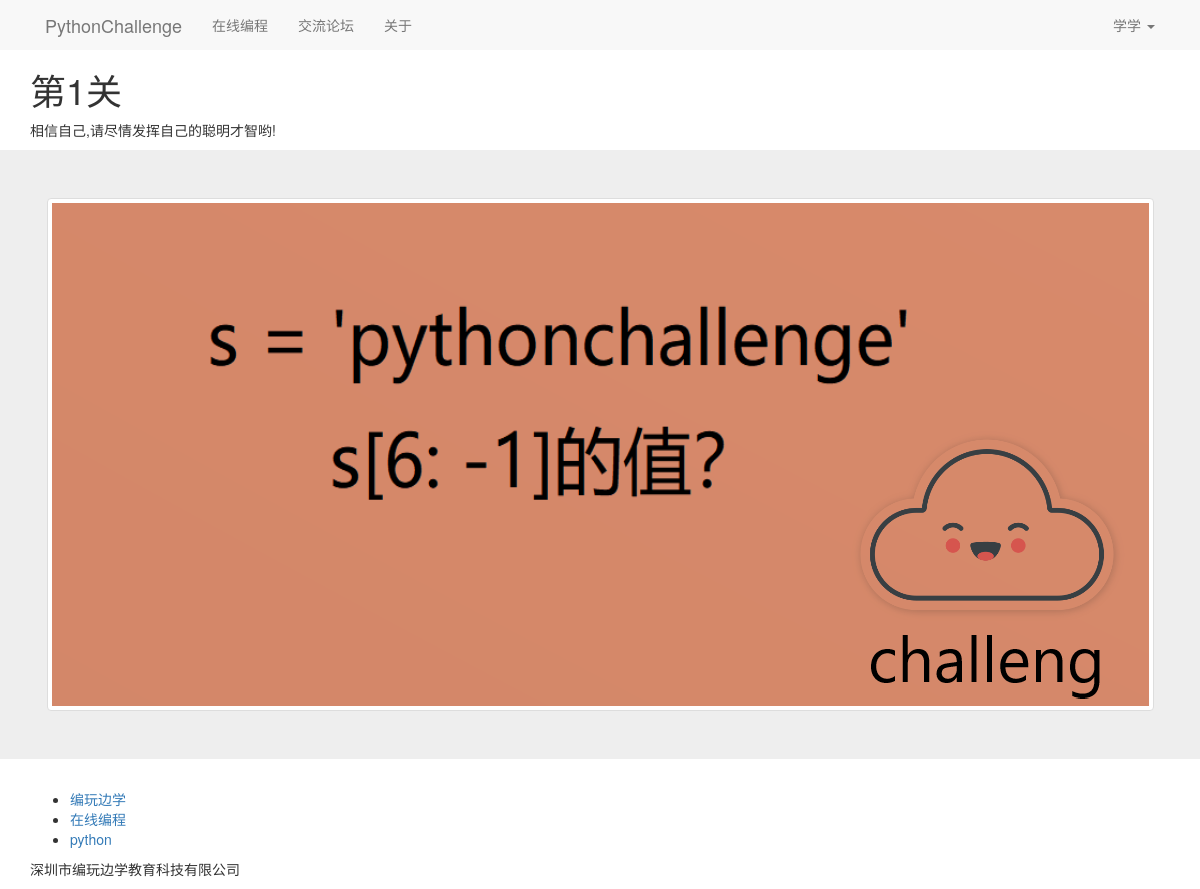
Screenshot of /challenge/0 (signed in) with the database file from the repository.
### main.py (models this page shows)
class User(db.Model):
    __tablename__ = 'users'
    id = db.Column(db.Integer, primary_key=True)
    username = db.Column(db.String(16), nullable=False, unique=True)
    password = db.Column(db.String(100), nullable=False)
    email = db.Column(db.String(64), nullable=True)
    address = db.Column(db.String(50), nullable=True)
    info = db.Column(db.String(100), nullable=True)
    stage = db.Column(db.Integer, default='0')
    real_avatar = db.Column(db.String(100), default='/static/avatar/code.png')

class Challenge(db.Model):
    __tablename__ = 'challenge'
    id = db.Column(db.Integer, primary_key=True)
    answer = db.Column(db.String(100), nullable=False)
    photo = db.Column(db.String(100), nullable=False)

### main.py (the view)
@app.route('/challenge/<answer>')
def challenge(answer):
    chapter = Challenge.query.filter(Challenge.answer == answer).first()
    if chapter:
        photo = chapter.photo
        chapter_id = chapter.id
        user_id = session.get('user_id')
        if user_id:
            user = User.query.filter(User.id == user_id).first()
            user.stage = answer
            db.session.commit()
        return render_template('challenge.html', chapter_id=chapter_id, photo=photo)
    else:
        return "<h2>答案错误,请返回重新尝试!</h2>"

### main.py (called while the page is built)
@app.context_processor
def my_context_processor():
    user_id = session.get('user_id')
    if user_id:
        user = User.query.filter(User.id == user_id).first()
        if user:
            return {'um': user}
    return {}

### templates/challenge.html
{% extends "base.html" %}
{% block content %}
    <div class="bs-docs-header" id="content" tabindex="-1">
      <div class="container">
        <h1>第{{ chapter_id }}关</h1>
        <p>相信自己,请尽情发挥自己的聪明才智哟!</p>
      </div>
    </div>
        <div class="jumbotron" align="center">
            <img class="img-thumbnail" src="{{ url_for("static",filename=photo) }}">
        </div>
{% endblock %}

### templates/base.html (shortened to what this page needs)
<!DOCTYPE html>
<html lang="zh-CN">
<head>
    <link href="https://cdn.jsdelivr.net/npm/bootstrap@3.3.7/dist/css/bootstrap.min.css" rel="stylesheet">
    <link href="https://v3.bootcss.com//assets/css/docs.min.css" rel="stylesheet">
</head>
<body>
<nav class="nav navbar-default">
    <div class="container">
        <div class="navbar-header">
            <a class="navbar-brand" href="{{ url_for('index') }}">PythonChallenge</a>
        </div>
        <div class="collapse navbar-collapse" id="bs-example-navbar-collapse-1">
            <ul class="nav navbar-nav">
                <li ><a href="https://study.codepku.com/python/create_first"  target="_blank">在线编程</a>
                </li>
                {% if um %}
                    <li><a href="{{ url_for("forum_index") }}">交流论坛</a></li>
                {% else %}
                    <li><a href="{{ url_for("login") }}">交流论坛</a></li>
                {% endif %}
                <li ><a href="#">关于</a>
            </ul>
            <ul class="nav navbar-nav navbar-right">
                {% if um %}
                    <li class="dropdown">
                        <a href="#" class="dropdown-toggle" data-toggle="dropdown" role="button"
                           aria-haspopup="true" aria-expanded="false">{{ um.username }} <span class="caret"></span></a>
                    </li>
                {% else %}
                    <li><a href="{{ url_for('login') }}">登录</a></li>
                    <li><a href="{{ url_for('register') }}">注册</a></li>
                {% endif %}
            </ul>
        </div>
    </div>
</nav>
{% block content -%}
{%- endblock content %}
<footer class="bs-docs-footer">
  <div class="container">
    <ul class="bs-docs-footer-links">
      <li><a href="https://www.codepku.com">编玩边学</a></li>
      <li><a href="https://study.codepku.com/python/create_first">在线编程</a></li>
      <li><a href="http://www.python.org">python</a></li>
    </ul>
    <p>深圳市编玩边学教育科技有限公司</p>
  </div>
</footer>
</body>
</html>

### rows the page displays
User: username "学学"
Challenge: photo (picture)

### other values shown
{{ chapter_id }} "1"
